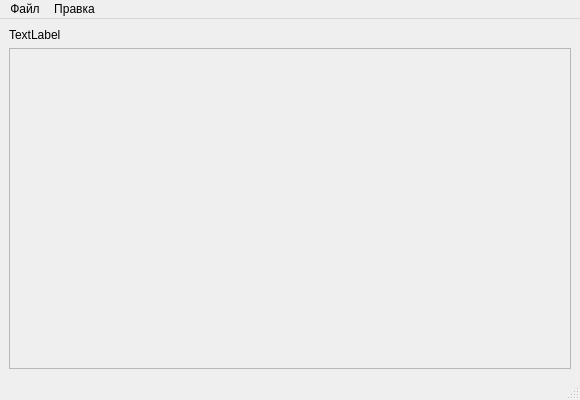
<?xml version="1.0" encoding="UTF-8"?>
<ui version="4.0">
 <class>ViewPlot</class>
 <widget class="QMainWindow" name="ViewPlot">
  <property name="geometry">
   <rect>
    <x>0</x>
    <y>0</y>
    <width>580</width>
    <height>400</height>
   </rect>
  </property>
  <property name="sizePolicy">
   <sizepolicy hsizetype="Preferred" vsizetype="Preferred">
    <horstretch>0</horstretch>
    <verstretch>0</verstretch>
   </sizepolicy>
  </property>
  <property name="minimumSize">
   <size>
    <width>0</width>
    <height>0</height>
   </size>
  </property>
  <property name="maximumSize">
   <size>
    <width>5800</width>
    <height>4000</height>
   </size>
  </property>
  <property name="windowTitle">
   <string>Зона ограниченой застройки</string>
  </property>
  <property name="documentMode">
   <bool>false</bool>
  </property>
  <property name="tabShape">
   <enum>QTabWidget::Rounded</enum>
  </property>
  <property name="unifiedTitleAndToolBarOnMac">
   <bool>false</bool>
  </property>
  <widget class="QWidget" name="centralwidget">
   <layout class="QVBoxLayout" name="verticalLayout">
    <item>
     <widget class="QLabel" name="label">
      <property name="sizePolicy">
       <sizepolicy hsizetype="Maximum" vsizetype="Maximum">
        <horstretch>0</horstretch>
        <verstretch>0</verstretch>
       </sizepolicy>
      </property>
      <property name="text">
       <string>TextLabel</string>
      </property>
     </widget>
    </item>
    <item>
     <widget class="QSquareWidget" name="frame">
      <property name="sizePolicy">
       <sizepolicy hsizetype="Preferred" vsizetype="Preferred">
        <horstretch>0</horstretch>
        <verstretch>0</verstretch>
       </sizepolicy>
      </property>
      <property name="frameShape">
       <enum>QFrame::NoFrame</enum>
      </property>
      <property name="lineWidth">
       <number>1</number>
      </property>
      <layout class="QGridLayout" name="gridLayout">
       <property name="leftMargin">
        <number>0</number>
       </property>
       <property name="topMargin">
        <number>0</number>
       </property>
       <property name="rightMargin">
        <number>0</number>
       </property>
       <property name="bottomMargin">
        <number>0</number>
       </property>
       <property name="spacing">
        <number>0</number>
       </property>
       <item row="0" column="0">
        <widget class="PlotZoz" name="qwtPlot_spectrogram">
         <property name="sizePolicy">
          <sizepolicy hsizetype="Preferred" vsizetype="Preferred">
           <horstretch>0</horstretch>
           <verstretch>0</verstretch>
          </sizepolicy>
         </property>
         <property name="minimumSize">
          <size>
           <width>0</width>
           <height>0</height>
          </size>
         </property>
         <property name="layoutDirection">
          <enum>Qt::LeftToRight</enum>
         </property>
         <property name="autoFillBackground">
          <bool>false</bool>
         </property>
         <property name="frameShape">
          <enum>QFrame::StyledPanel</enum>
         </property>
         <property name="frameShadow">
          <enum>QFrame::Raised</enum>
         </property>
         <layout class="QGridLayout" name="gridLayout_2"/>
        </widget>
       </item>
      </layout>
     </widget>
    </item>
   </layout>
  </widget>
  <widget class="QMenuBar" name="menubar">
   <property name="geometry">
    <rect>
     <x>0</x>
     <y>0</y>
     <width>580</width>
     <height>21</height>
    </rect>
   </property>
   <widget class="QMenu" name="menu_File">
    <property name="title">
     <string>Файл</string>
    </property>
    <addaction name="action_Open"/>
    <addaction name="action_FileExport"/>
    <addaction name="separator"/>
    <addaction name="action_Exit"/>
   </widget>
   <widget class="QMenu" name="menu_Edit">
    <property name="title">
     <string>Правка</string>
    </property>
    <addaction name="action_CopyToBuffer"/>
    <addaction name="separator"/>
    <addaction name="action_ConfizGraph"/>
    <addaction name="action_Font"/>
   </widget>
   <addaction name="menu_File"/>
   <addaction name="menu_Edit"/>
  </widget>
  <widget class="QStatusBar" name="statusbar"/>
  <action name="action_Open">
   <property name="text">
    <string>Открыть</string>
   </property>
  </action>
  <action name="action_Exit">
   <property name="text">
    <string>Выход</string>
   </property>
  </action>
  <action name="action_CopyToBuffer">
   <property name="text">
    <string>Копировать в буфер</string>
   </property>
   <property name="shortcut">
    <string>Ctrl+C</string>
   </property>
  </action>
  <action name="action_FileExport">
   <property name="text">
    <string>Сохранить как...</string>
   </property>
  </action>
  <action name="action_ViewLegend">
   <property name="text">
    <string>Легенда</string>
   </property>
  </action>
  <action name="action_ConfizGraph">
   <property name="text">
    <string>Параметры графика</string>
   </property>
  </action>
  <action name="action_Font">
   <property name="text">
    <string>Шрифт</string>
   </property>
  </action>
 </widget>
 <customwidgets>
  <customwidget>
   <class>PlotZoz</class>
   <extends>QFrame</extends>
   <header>MyWidget\plotzoz.h</header>
   <container>1</container>
  </customwidget>
  <customwidget>
   <class>QSquareWidget</class>
   <extends>QFrame</extends>
   <header>MyWidget\qsquarewidget.h</header>
   <container>1</container>
  </customwidget>
 </customwidgets>
 <resources/>
 <connections/>
</ui>
